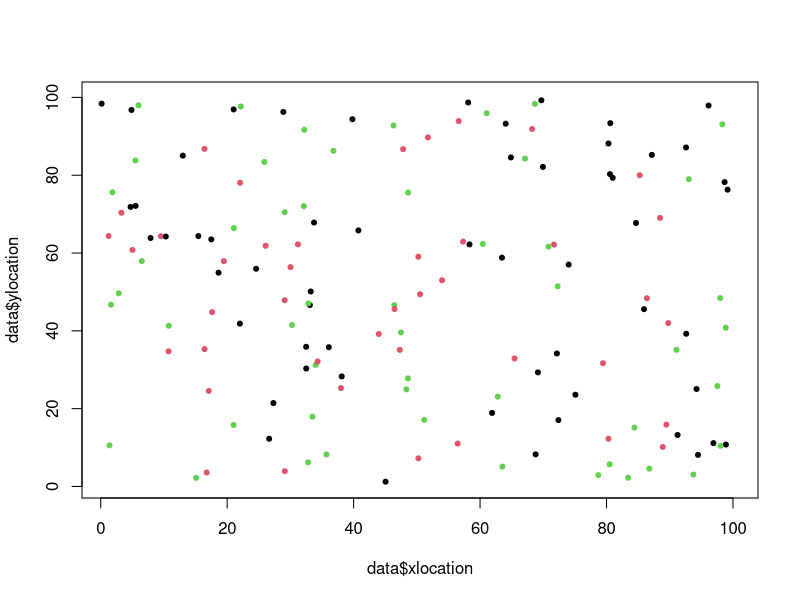

Write the R code that produced this figure. (Note: this script raises an error after producing the figure.)
#Load packages
library(tidyverse) 
library(gridExtra)
# Set up a grid to represent land
#Place individuals on plot
xsize = ysize = 100
numInd = 150
numSpecies = 3
data <-  tibble("ID" = 1:numInd, "age" = sample(150, numInd, replace = TRUE), 
                 species = sample(numSpecies, numInd, replace = TRUE), "xlocation" = runif(numInd, 0, 100), 
                 "ylocation" = runif(numInd,0,100), "parentalDistance" = 0)

herbivores <- data %>%  slice_sample(n = 25) %>% select(-c(ID, age, parentalDistance))
herbivores <- herbivores %>% mutate(ID = 1:nrow(herbivores), age = 0)
plot(data$xlocation, data$ylocation, col = data$species, pch = 20, xlim = c(1,100), ylim = c(1,100))

#Set up rates of birth/death/growth etc...
deltaT = 1 #1 year periods of growth
ageChange = deltaT
maxAge = 150
seeds = 2
dispParam = 10 #dispersalParam
DensParam = 2 #DensityParam
DensParam1 = 350
uniqueSp = unique(data$species)
numYears = 1000
herbParam1 = 100
herbParam2 = 10
speciesPop = NULL
herbPop = NULL
agePops = NULL
### MAIN LOOP ####

##Currently using for loops to determine parameters##


for(t in seq(0, numYears, by = deltaT)){ 
  #grow
  data$age = data$age + deltaT
  herbivores$age = herbivores$age + 1
  
  
  #disperse seeds/
  Ind = data[1, ]
  babies <- dispersal(Ind, data$species, data$xlocation, data$ylocation)
  #survival of seeds
  babies <- seedPredation(babies, babies$parentalDistance)
  data <- bind_rows(data, babies)
  #Background death of adults. Death rate decreases with age
  data <- backgroundDeath(data, data$age)
  #Conspecific density death
  livePastDens = NULL
  for (k in 1:length(uniqueSp)){
    sp = uniqueSp[k]
    subPop = subset(data, species == sp)
    survived <- densityPredation(subPop, subPop$age, subPop$ID, subPop$xlocation, subPop$ylocation)
    livePastDens <-  bind_rows(livePastDens, survived)
    livePastDens <- livePastDens[order(livePastDens$ID), ]
  }
  data <- livePastDens
  #trees over max age die
  
  countSpecies <- speciesSize(data$species)
  speciesPop <-  bind_rows(speciesPop, countSpecies)
  
  #Herbivores die
  herbivores <- herbivoreDeath(data, herbivores)
  

  
  
  #Herbivores reproduce
  newHerbivores <- herbivoreGrowth(data, herbivores)
  herbivores <- bind_rows(herbivores, newHerbivores)
  herbivores <- herbivores[!duplicated(herbivores$xlocation) & !duplicated(herbivores$ylocation),]
  
  #Supplemental
  countHerbs <- speciesSize(herbivores$species)
  herbPop <- bind_rows(herbPop, countHerbs)
  
  #Herbivores damage trees
  #data <-  herbivory(data, herbivores)
  
  ages <- tibble("gen" = t, "babies" = nrow(subset(data, age < 6)), "young" = nrow(subset(data, age >= 6 & age <=20)), "middle aged" = nrow(subset(data, age > 20 &
                                                                                                   age < 50)), 
                 "old" = nrow(subset(data, age >= 50)))
  
  agePops <- bind_rows(agePops, ages)
  
  #plot(data$xlocation, data$ylocation, col = data$species, pch = 20, xlim = c(1,100), ylim = c(1,100))

  
  print(t)

}

#Plot pathogen vs trees
grid.arrange(plotSpecies(speciesPop), plotHerbSpecies(herbPop), ncol = 1)

#Plot the age distribution over time of trees
agePops <-  pivot_longer(agePops, cols = !gen, names_to = "Group", values_to = "Count")
ggplot(agePops, aes(gen, Count, color = Group))+
  geom_line()

#Plot total ages of trees throughout generations
ageBar <-  agePops %>% group_by(Group) %>% summarise(total = sum(Count))
barplot(ageBar$total, names.arg = ageBar$Group, col=c(rgb(0.3,0.1,0.4,0.6) , rgb(0.3,0.5,0.4,0.6) , rgb(0.3,0.9,0.4,0.6) ,  rgb(0.8,0.5,0.4,0.6)))

##### MAIN FUNCTIONS #######

#Disperse 10 seeds per parent
dispersal <- function(Ind, species, xlocation, ylocation){
    babies = NULL
    Adults = tibble("species" = species, "x" = xlocation, "y" = ylocation)
    for (i in 1:nrow(Adults)){
      eachAdult = Adults[i,]
      for (j in 1:seeds){
        baby = Ind
        baby$age = as.integer(0)
        baby$ID  = max(data$ID) + (10*(i-1)) + j
        baby$species  =  eachAdult$species
        babyDist = abs(rnorm(1, mean=0, sd=dispParam))
        xDirection = runif(1)
        baby$xlocation = ((xDirection*babyDist) + eachAdult$x) %% xsize
        baby$ylocation = (((1-xDirection) * babyDist) + eachAdult$y) %% ysize
        baby$parentalDistance = babyDist
        babies <- bind_rows(babies, baby)
      }
    }
    return(babies)
    
}



#Seeds predated based on distance from parent
seedPredation <- function(Babies, parentalDist){
  babySurv = NULL
  for (i in 1:nrow(Babies)){
    dist = parentalDist[i]
    danger = 1/(dist)
    luck = runif(1)*danger
    indDeath = luck > 0.1
    babySurv[i] = indDeath
  }
  return(Babies[babySurv, ])
}

#predation based on conspecifics nearby
densityPredation <- function(subPop, age, ID, xlocation, ylocation){
  survived = NULL
  dead = NULL
  indSpecies <-  data.frame(cbind("ID" = ID, "age" = age, "xlocation" = xlocation, "ylocation" = ylocation))
  for (i in 1:nrow(subPop)){
    neighbors <-  NULL
    ageInd = age[i]
    indX <-  xlocation[i]
    indY <-  ylocation[i]
    xNeighbors = data.frame(subset(indSpecies, xlocation <= indX + DensParam & xlocation >= indX 
                                   - DensParam
                                   & xlocation != indX))
    yNeighbors = data.frame(subset(indSpecies, ylocation <= indY + DensParam & 
                                     ylocation >= indY - DensParam
                                   & ylocation != indY))
    neighbors = bind_rows(neighbors,xNeighbors)
    neighbors = bind_rows(neighbors, yNeighbors)
    neighbors = unique(neighbors)
    prob <- ifelse(nrow(neighbors)>0,  (DensParam1/nrow(neighbors) * (ageInd+1))/((max(neighbors$age))+1),
           1.01)
    ifelse(runif(1) < prob, survived <-  bind_rows(subPop[i, ], survived), next)
  }
  return(survived)
}

#Natural Background death
backgroundDeath <- function(population, age){
  living = c()
  probDeath = c()
  for (i in 1:nrow(population)){
    probDeath[i] <- ifelse(age[i] > 0,  0.4/(age[i]*1.8), 0.8)
    alive <- (runif(1) > probDeath[i])
    living[i] = alive
  }
  return(population[living,])
}






#### HERBIVORY STUFF ######


#Herbivory function: herbivores kill trees
herbivory <- function(trees, herbivores){
  deadTrees = NULL
  for (i in 1:nrow(herbivores)){
    indHerbivore = herbivores[i, ]
    infected = data[data$xlocation == indHerbivore$xlocation  & data$ylocation == indHerbivore$ylocation, ]
    probSurv = (((infected$age+3)) / (((indHerbivore$age)+1)*4))
    survived= (probSurv > runif(1))
    if(!isTRUE(survived)){
      deadTrees <- bind_rows(deadTrees, infected)
    }
  }
  deadID = deadTrees$ID
  return(subset(trees, !(ID %in% deadID)))
}

herbivoreGrowth <- function(trees, herbivores){
  infectedTrees <- NULL
  for (i in 1:nrow(herbivores)){
    indHerbivore <- herbivores[i, ]
    # for (j in 1:7){
    #   xDisplacement <- (indHerbivore$xlocation + rnorm(1,0, sd = 6))
    #   yDisplacement <- (indHerbivore$ylocation + rnorm(1,0, sd = 6))
    #   infectedTree <- subset(trees, xlocation > xDisplacement - 4 & xlocation < xDisplacement + 4 &
    #                            ylocation > yDisplacement - 4 & ylocation < yDisplacement + 4 &
    #                            xlocation != indHerbivore$xlocation & ylocation != indHerbivore$ylocation &
    #                            species == indHerbivore$species)
    #   infectedTrees <- bind_rows(infectedTrees, infectedTree)
    # }
    infectedTree <- subset(trees, xlocation > indHerbivore$xlocation - 4 & xlocation < indHerbivore$xlocation + 4 &
                            ylocation > indHerbivore$ylocation - 4 & ylocation < indHerbivore$ylocation + 4 &
                            xlocation != indHerbivore$xlocation & ylocation != indHerbivore$ylocation &
                           species == indHerbivore$species)
    infectedTrees <- bind_rows(infectedTrees, infectedTree)
  }
  if(nrow(infectedTrees) > 0){
    newHerbivores <- infectedTrees %>%  select(-c(parentalDistance, ID, age)) %>% 
      mutate(ID = seq(max(herbivores$ID)+1, 
      max(herbivores$ID)+nrow(infectedTrees)), age = 0)
  }else{
    newHerbivores <- NULL
  }
  return(newHerbivores)
}

herbivoreDeath <- function(trees, herbivores){
  dead = NULL
  totalInf = NULL
  for (i in 1:nrow(herbivores)){
    indHerbivore = herbivores[i, ]
    infected = data[data$xlocation == indHerbivore$xlocation  & data$ylocation == indHerbivore$ylocation, ]
    if (nrow(infected) < 1){
      dead <- bind_rows(dead, indHerbivore)
    }
  }
  herbID = dead$ID
  return(subset(herbivores, !(ID %in% herbID)))
}






### SUPPLEMENTAL FUNCTIONS###

#Used to plot population over time
plotSize <- function(popSize){
  popTime <- tibble("gen" = c(1:length(popSize)), "population" = popSize)
  plot(popTime$gen, popTime$population, type = "b", col = "blue")
}

#used to plot average density for a specific parameter
densSize <- function(xlocation, ylocation){
  Densities = NULL
  for (i in seq(0,95, by = 5)){
    popSegment = subset(xlocation, xlocation > i & xlocation < i+5)
    Densities = c(Densities, length(popSegment))
  }
  return(mean(Densities))
}

#Track population of each species
speciesSize <- function(speciesTypes){
  a = speciesTypes[speciesTypes == 1]
  b = speciesTypes[speciesTypes == 2]
  c = speciesTypes[speciesTypes == 3]
  
  df <- tibble("Species 1" = length(a), "Species 2" = length(b), "Species 3" = length(c))
  return(df)
}


#Plot amount of each species
plotSpecies <- function(speciesPop){
  speciesPop <- add_column(speciesPop, gen = 1:nrow(speciesPop))
  speciesPop <- pivot_longer(speciesPop, cols = starts_with("Species"), names_to = "Species",
                             names_prefix = "Species ", values_to = "Count")
  ggplot(data = speciesPop, aes(gen, Count, col = Species))+
    geom_point()+
    geom_line()+
    ylim(0, max(speciesPop$Count))+
    ylab("Tree Count")
  
}
plotHerbSpecies <- function(speciesPop){
  speciesPop <- add_column(speciesPop, gen = 1:nrow(speciesPop))
  speciesPop <- pivot_longer(speciesPop, cols = starts_with("Species"), names_to = "Species",
                             names_prefix = "Species ", values_to = "Count")
  ggplot(data = speciesPop, aes(gen, Count, col = Species))+
    geom_point()+
    geom_line()+
    ylim(0, max(speciesPop$Count))+
    ylab("Herbivore Count")
  
}
#If want to track pop/dens put this in main loop and recreate variables popSize and avgDens
#Then use plotSize and densSize functions
popSize = c(popSize, nrow(data))
currentDens <- densSize(data$xlocation, data$ylocation)
avgDens <- c(avgDens, currentDens)
